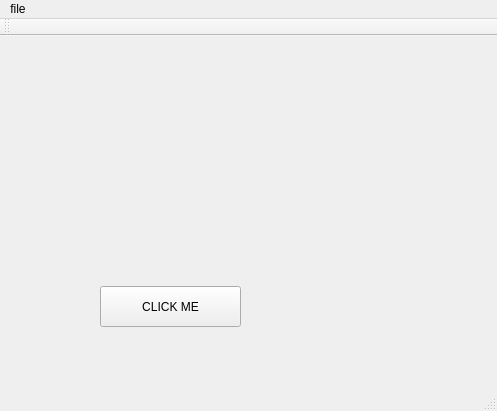
<?xml version="1.0" encoding="UTF-8"?>
<ui version="4.0">
 <class>MainWindow</class>
 <widget class="QMainWindow" name="MainWindow">
  <property name="geometry">
   <rect>
    <x>0</x>
    <y>0</y>
    <width>497</width>
    <height>411</height>
   </rect>
  </property>
  <property name="windowTitle">
   <string>MainWindow</string>
  </property>
  <widget class="QWidget" name="centralWidget">
   <widget class="QPushButton" name="pushButton">
    <property name="geometry">
     <rect>
      <x>100</x>
      <y>250</y>
      <width>141</width>
      <height>41</height>
     </rect>
    </property>
    <property name="styleSheet">
     <string notr="true"/>
    </property>
    <property name="text">
     <string>CLICK ME</string>
    </property>
   </widget>
   <widget class="QLabel" name="label">
    <property name="geometry">
     <rect>
      <x>70</x>
      <y>70</y>
      <width>231</width>
      <height>121</height>
     </rect>
    </property>
    <property name="styleSheet">
     <string notr="true">font: 26pt &quot;Blacksword&quot;;</string>
    </property>
    <property name="text">
     <string/>
    </property>
   </widget>
  </widget>
  <widget class="QMenuBar" name="menuBar">
   <property name="geometry">
    <rect>
     <x>0</x>
     <y>0</y>
     <width>497</width>
     <height>21</height>
    </rect>
   </property>
   <widget class="QMenu" name="menufile">
    <property name="title">
     <string>file</string>
    </property>
    <addaction name="actionexit"/>
   </widget>
   <addaction name="menufile"/>
  </widget>
  <widget class="QToolBar" name="mainToolBar">
   <attribute name="toolBarArea">
    <enum>TopToolBarArea</enum>
   </attribute>
   <attribute name="toolBarBreak">
    <bool>false</bool>
   </attribute>
  </widget>
  <widget class="QStatusBar" name="statusBar"/>
  <action name="actionexit">
   <property name="text">
    <string>exit</string>
   </property>
  </action>
 </widget>
 <layoutdefault spacing="6" margin="11"/>
 <resources/>
 <connections/>
</ui>
